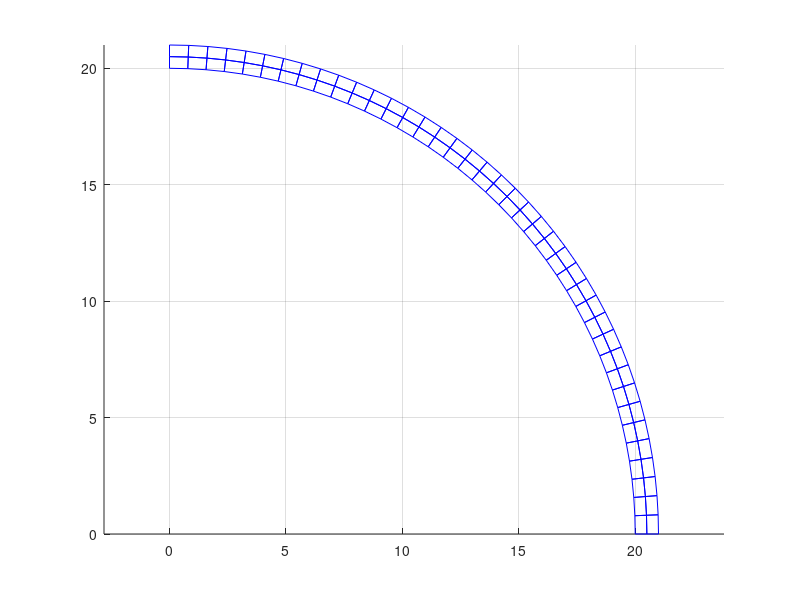

The MATLAB source for this figure: (Note: this script raises an error after producing the figure.)
% Exercise 6: Non-linear analysis of thin ring using Green's strain.

% Define material properties.
E = 1E7;
nu = 0.25;
th = 1;

% Radius and XXX of the ring.
R = 20;
d = 1/2;

% Polar angle of nodes (csys origina at the circle centre).
an = pi/2/40;

% Initialise matrices for xy-coordinates and element connectivity.
coor = zeros(41*3,6);
elem = zeros(40*2,4);

% Get the number of elements and the number of nodes.
Ne = size(elem,1);
Np = size(coor,1);

% Populate the nodal coordinate matrix.
for i = 1:41
  for j = 0:2  
    ne = i+j*(41);  
    ang = an*(i-1);
    coor(ne,1:2) = [(R+d*j)*cos(ang),(R+d*j)*sin(ang)];
  end
end  

% BC: fix x and y at the lower-right face of the ring.
coor(1,3:4) = [1 1];
coor(42,3:4) = [1 1];
coor(83,3:4) = [1 1];

% BC: fix x at the upper-left face of the ring.
coor(41,3) = 1;
coor(82,3) = 1;
coor(123,3) = 1;

% Apply vertical load on the uppermost node.
coor(123,6) = -5000;

% Populate the element connectivity table.
for i = 1:40
  for j = 0:1
     ne = i+j*40;
     n1 = i+j*(41);
     elem(ne,:) = [n1 n1+41 n1+42 n1+1];
  end
end  

% Plot the undeformed structure
hold on;
for i = 1:Ne
  n1 = elem(i,1);
  n2 = elem(i,2);
  n3 = elem(i,3);
  n4 = elem(i,4);
  x = [coor(n1,1),coor(n2,1),coor(n3,1),coor(n4,1),coor(n1,1)];
  y = [coor(n1,2),coor(n2,2),coor(n3,2),coor(n4,2),coor(n1,2)];
  plot(x,y,'b');
end
grid;
axis equal;

% Initialise arrays to store the active degrees of freadom table and the
% load vector.
afg = [];
vload = [];

% Populate the active DOF's table and force vector according to the info
% given in the 'coor' table.
for i = 1:Np
    if coor(i,3) == 0 
       afg = [afg;2*(i-1)+1];
       vload = [vload;coor(i,5)];       
    end
    if coor(i,4) == 0 
       afg = [afg;2*(i-1)+2];
       vload = [vload;coor(i,6)];       
    end    
end  

% Initialise the tangent stiffness matrix and displacement vector with
% zeros.
kt = zeros(2*Np,2*Np);
d = zeros(2*Np,1);

% Assemble the tangent stiffness matrix
% using corresponding function for the non-linear planar element with
% Green's strain.
for i = 1:Ne
  % The 4 nodes of the current element.
  m1 = elem(i,1);
  m2 = elem(i,2);
  m3 = elem(i,3);
  m4 = elem(i,4);
 
  % xy-coordinates of the 4 nodes of the current element.
  x = [coor(m1,1:2) coor(m2,1:2) coor(m3,1:2) coor(m4,1:2)];
  v = [2*m1-1:2*m1 2*m2-1:2*m2 2*m3-1:2*m3 2*m4-1:2*m4];
  
  % Element tangent stiffness matrix on the global csys.
  [k] = isoplnonlin(E,nu,th,x);
  
  % Add it to the reduced global stiffness matrix.
  kt(v,v) = kt(v,v)+k;  
end    

% Reduced tangent stiffness matrix(for the active DOF's) .
kr = kt(afg,afg);

% Calculate the displacements for active DOFs (reduced matrix).
dr = kr\vload;

% Global displacements.
d(afg) = dr;

% Print on screen the requested displacement.
disp(d(82))

% Define scale factor for printing the deformed shape.
sc = 1;

% Plot the deformed shape.
for i = 1:Ne
  n1 = elem(i,1);
  n2 = elem(i,2);
  n3 = elem(i,3);
  n4 = elem(i,4);
  x = [coor(n1,1)+d(2*n1-1)*sc,coor(n2,1)+d(2*n2-1)*sc,coor(n3,1)+d(2*n3-1)*sc,coor(n4,1)+d(2*n4-1)*sc,coor(n1,1)+d(2*n1-1)*sc];
  y = [coor(n1,2)+d(2*n1-0)*sc,coor(n2,2)+d(2*n2-0)*sc,coor(n3,2)+d(2*n3-0)*sc,coor(n4,2)+d(2*n4-0)*sc,coor(n1,2)+d(2*n1-0)*sc];
  plot(x,y,'r');
end


